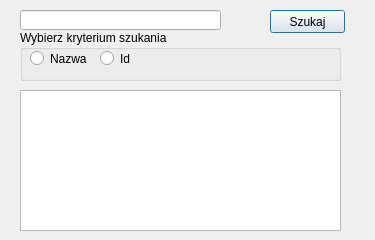
<?xml version="1.0" encoding="UTF-8"?>
<ui version="4.0">
 <class>Wyszukiwarka</class>
 <widget class="QDialog" name="Wyszukiwarka">
  <property name="geometry">
   <rect>
    <x>0</x>
    <y>0</y>
    <width>375</width>
    <height>240</height>
   </rect>
  </property>
  <property name="windowTitle">
   <string>Find Items</string>
  </property>
  <widget class="QPushButton" name="przyciskWyszukiwarka">
   <property name="geometry">
    <rect>
     <x>270</x>
     <y>10</y>
     <width>75</width>
     <height>23</height>
    </rect>
   </property>
   <property name="text">
    <string>Szukaj</string>
   </property>
  </widget>
  <widget class="QLineEdit" name="txtValue">
   <property name="geometry">
    <rect>
     <x>20</x>
     <y>10</y>
     <width>201</width>
     <height>20</height>
    </rect>
   </property>
  </widget>
  <widget class="QGroupBox" name="groupBox">
   <property name="geometry">
    <rect>
     <x>20</x>
     <y>30</y>
     <width>321</width>
     <height>51</height>
    </rect>
   </property>
   <property name="title">
    <string>Wybierz kryterium szukania</string>
   </property>
   <widget class="QRadioButton" name="rdoName">
    <property name="geometry">
     <rect>
      <x>10</x>
      <y>20</y>
      <width>61</width>
      <height>17</height>
     </rect>
    </property>
    <property name="text">
     <string>Nazwa</string>
    </property>
   </widget>
   <widget class="QRadioButton" name="rdoId">
    <property name="geometry">
     <rect>
      <x>80</x>
      <y>20</y>
      <width>61</width>
      <height>17</height>
     </rect>
    </property>
    <property name="text">
     <string>Id</string>
    </property>
   </widget>
  </widget>
  <widget class="QTableView" name="tabelka">
   <property name="geometry">
    <rect>
     <x>20</x>
     <y>90</y>
     <width>321</width>
     <height>141</height>
    </rect>
   </property>
  </widget>
 </widget>
 <resources/>
 <connections/>
</ui>
